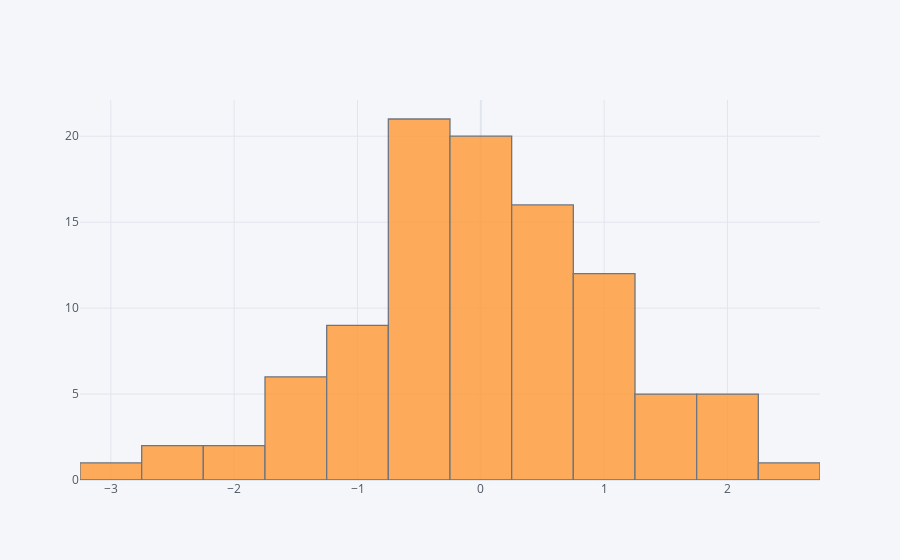

Notebook code for this chart:
### Markdown cell above
## histogram

### Code cell
df['A'].iplot(kind='hist',bins=25)

### Figure 1 — Plotly figure (JSON) as saved in the notebook; plotly's stock layout.template omitted (floating-point values rounded to 4 significant figures)
{"data": [{"histfunc": "count", "histnorm": "", "marker": {"color": "rgba(255, 153, 51, 1.0)", "line": {"color": "#4D5663", "width": 1.3}}, "name": "A", "nbinsx": 25, "opacity": 0.8, "orientation": "v", "type": "histogram", "x": [-0.7983, -0.4175, 0.7467, -0.1371, -0.7286, 0.1589, 1.046, 0.7701, -0.1894, 0.1225, -0.4434, 0.8563, -0.9016, 0.4296, 0.01218, 0.04207, -0.7277, -0.2045, -2.126, -1.311, -1.146, 0.3401, -0.4968, 0.00821, 0.1992, -0.1488, 0.3316, 2.469, -0.2224, 0.9462, 0.3165, -1.016, -1.533, -1.362, 1.012, -0.5052, -0.1697, 1.449, -1.118, -0.5155, 1.649, -1.296, -0.4108, -0.04119, 1.399, -0.4917, 1.24, -0.5816, 0.8484, 0.9012, 0.4917, -0.2717, -0.3336, -0.4126, 1.015, -0.5046, 0.4312, 2.031, -0.9072, 0.612, 1.497, 1.799, 0.6517, 1.525, -0.1641, 0.6869, 1.224, 0.2222, -2.305, 1.163, -1.882, -0.7218, 0.87, -2.515, 0.3207, 0.5875, -0.7852, -0.638, -0.3641, -0.4019, -1.627, 0.2477, 0.5112, -1.213, 2.243, -0.288, 0.2507, 0.4082, -0.1534, -1.198, 0.1703, -0.3569, 0.4866, -2.999, 0.05078, -0.3933, 2.118, 2.248, 0.09992, -1.435]}], "layout": {"barmode": "overlay", "legend": {"bgcolor": "#F5F6F9", "font": {"color": "#4D5663"}}, "paper_bgcolor": "#F5F6F9", "plot_bgcolor": "#F5F6F9", "title": {"font": {"color": "#4D5663"}}, "xaxis": {"gridcolor": "#E1E5ED", "showgrid": true, "tickfont": {"color": "#4D5663"}, "title": {"font": {"color": "#4D5663"}, "text": ""}, "zerolinecolor": "#E1E5ED"}, "yaxis": {"gridcolor": "#E1E5ED", "showgrid": true, "tickfont": {"color": "#4D5663"}, "title": {"font": {"color": "#4D5663"}, "text": ""}, "zerolinecolor": "#E1E5ED"}}}
